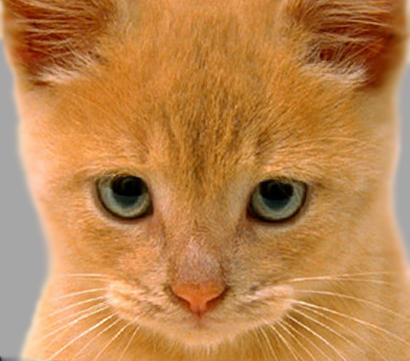
#> input picture Images/cat.bmp, 410 x 361 px, found by its file name
$ python hybrid_images.py
#> lines starting #> are read from the running program, lines starting #| are printed output that depends on the picture
import numpy as np
import cv2
import matplotlib.pyplot as plt

image_01 = cv2.imread("Images\cat.bmp")
#> image_01 is the input picture: shape (361, 410, 3); mean B, G, R 77.1, 132.5, 188.3
image_01_rgb =  cv2.cvtColor(image_01, cv2.COLOR_BGR2RGB)

image_02 = cv2.imread("Images\dog.bmp")
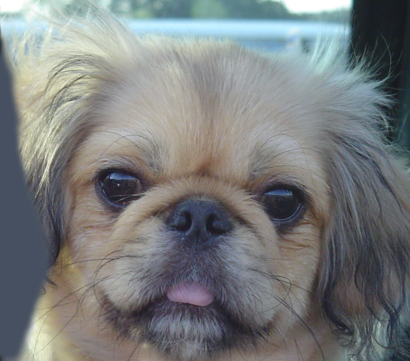
#> input picture Images/dog.bmp, 410 x 361 px, found by its file name
#> image_02 is the input picture: shape (361, 410, 3); mean B, G, R 125, 124.5, 121.2
image_02_rgb =  cv2.cvtColor(image_02, cv2.COLOR_BGR2RGB)


# gettig the dimensions of the images
print(image_01_rgb.shape)
#| (361, 410, 3)
print(image_02_rgb.shape)
#| (361, 410, 3)

# large blur filter on the first image to get the low frequency if the image
# high ferequence
# add two proceesed images together to get the hybrid

image_01_blurred = cv2.GaussianBlur(image_01_rgb, (25, 25),0)
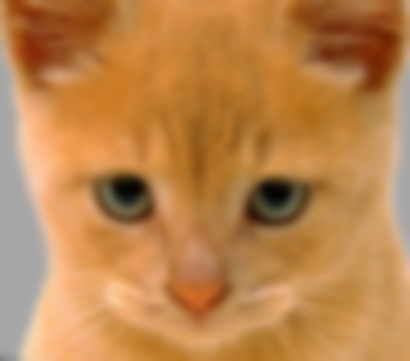
#> image_01_blurred: shape (361, 410, 3); mean R, G, B 188.3, 132.5, 77.1
image_02_blurred = cv2.GaussianBlur(image_02_rgb, (15, 15),0)
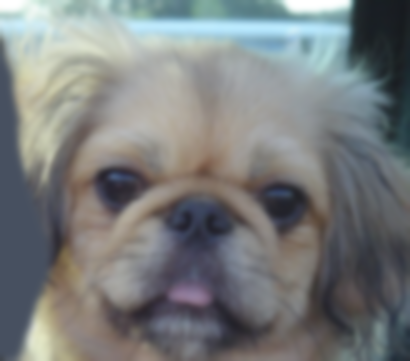
#> image_02_blurred: shape (361, 410, 3); mean R, G, B 121.2, 124.5, 125
image_02_highpass = cv2.subtract(image_02_rgb, image_02_blurred)
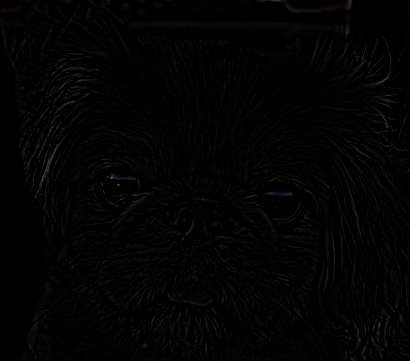
#> image_02_highpass: shape (361, 410, 3); mean R, G, B 2.7, 2.8, 2.9

# Applying sobel kernel using filer2D
# edges_x = cv2.filter2D(image_02_rgb, -1, (5, 5))
# edges_y = cv2.filter2D(image_02_rgb, -1,

def highpass(im, sigma):
#> called with sigma = 1.2
    ker_size = int(np.ceil(4*sigma +1))
    if ker_size %2 == 0:
        ker_size += 1

    # creating gaussian kernel
    gaussian_kernel_1D = cv2.getGaussianKernel(ker_size, sigma)
    gaussian_kernel_2D = gaussian_kernel_1D @gaussian_kernel_1D.T

    low_pass = cv2.filter2D(im, -1, gaussian_kernel_2D, borderType = cv2.BORDER_CONSTANT)
    im_res = im.astype(np.float32) - low_pass.astype(np.float32)
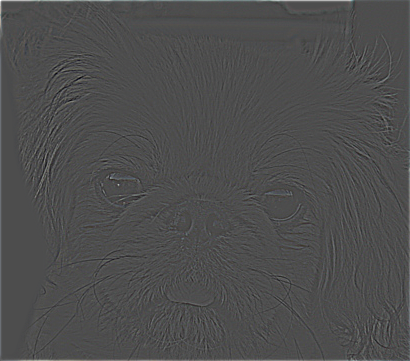
#> im_res: shape (361, 410, 3) float32; mean R, G, B 0.5, 0.5, 0.5; drawn with min black and max white
    im_res[im_res == im] = 0
    return im_res


plt.figure(figsize= (10, 10))
plt.subplot(3,3,1)
plt.title("Image 01")
plt.imshow(image_01_rgb)

plt.subplot(3,3,2)
plt.title("Image 02")
plt.imshow(image_02_rgb)

plt.subplot(3,3,4)
plt.title("Image_01_blur")
plt.imshow(image_01_blurred)

# [7 lines of commented-out code are left out]

plt.subplot(3,3,5)
plt.title("Image_02_sharp_2")
sigma = 1.2
im_res = highpass(image_02_rgb, sigma)
plt.imshow(im_res.astype(np.uint8))

plt.show()
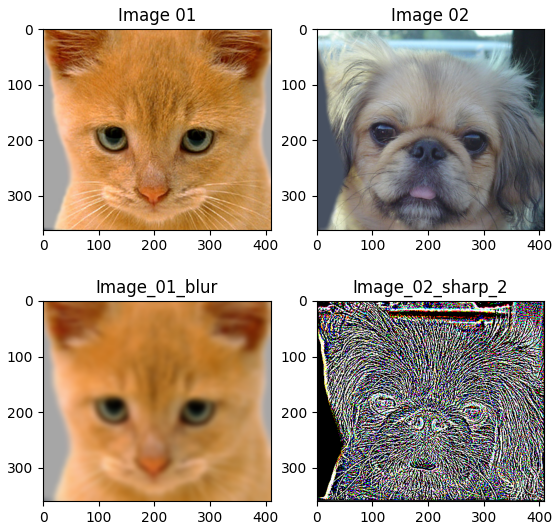
#> figure drawn by matplotlib, 4 panels
